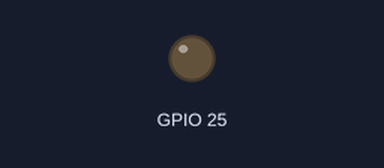
Simulated run of this sketch. Board: ESP32. Parts: output pins drawn as LEDs (lit = HIGH). What the sketch prints to the serial monitor is not drawn.

Above: at 0.15 s.
At 0.75 s:
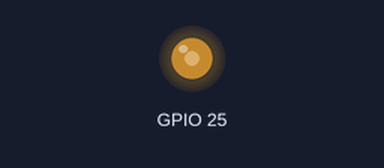
Timing chart, 0 to 0.7 s (numbered marks = the images above):
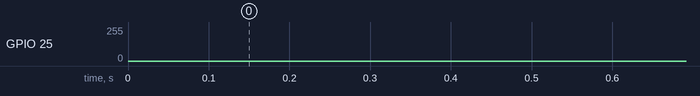

The sketch:

DacToneSample.ino
```cpp
#include "DacTone.h"
#include "PhoneSim.h"

PhoneSim phone(25);

void setup() {
	Serial.begin(115200);
}

void loop()
{
	setDacToneSampleRate(48000); // default: 24000
	setDacToneVolume(25, 0.8f); // 0.0 -> 1.0

	// Arduino Tone Compatible methods example
	/*
	Tone(25, 480, 1000);

	Tone(25, 350);
	delay(1000);
	noTone(25);

	// Not an Arduino method but allows for mixing 2 frequencies
	// This is an example of a US dial tone.
	ToneMix(25, 350, 440, 1000);

	ToneMix(25, 350, 440);
	delay(1000);
	noTone(25);
	*/

	Serial.println("Dial Tone");
	phone.DialTone(2000, true);


	delay(500); // pause before dialing the phone number

	Serial.println("  Dialing: 8655309");
	phone.Dial("865-5309");
	delay(750);

	Serial.println("  Ring");
	phone.Ring(6000 + 2000, true); // this will give 2 complete rings
	delay(1000);

	Serial.println("  Busy");
	phone.Busy(5000, true);

	Serial.println("  Stop");
	phone.Stop();
	delay(1500);
}
```

DacTone.cpp
```cpp
#include "DacTone.h"
#include "Arduino.h"

#define Tau 6.283185307179586
#define MAX_DAC_TONES 2
#define DAC_TONE_DEFAULT_SAMPLE 24000

typedef struct
{
	uint8_t pin;
	bool active;
	bool processing;
	uint32_t freq1;
	uint32_t freq2;
	float volume;
	unsigned long maxDuration;
	unsigned long toneDuration;
	unsigned long silenceDuration;
} dacToneSetting;


dacToneSetting settings[MAX_DAC_TONES];

void RestDacToneSetting(dacToneSetting* setting)
{
	setting->pin = 0;
	setting->active = false;
	setting->processing = false;
	setting->freq1 = 0;
	setting->freq2 = 0;
	setting->volume = 1.0;
	setting->maxDuration = 0;
	setting->toneDuration = 0;
	setting->silenceDuration = 0;
}

void printSetting(dacToneSetting* setting, int index = 0)
{
	Serial.printf("settings[%d]\n", index);
	Serial.printf(" .pin=%d\n", setting->pin);
	Serial.printf(" .active=%s\n", setting->active ? "true" : "false");
	Serial.printf(" .processing=%s\n", setting->processing ? "true" : "false");
	Serial.printf(" .freq1=%d\n", setting->freq1);
	Serial.printf(" .freq2=%d\n", setting->freq2);
	Serial.printf(" .maxDuration=%d\n", setting->maxDuration);
	Serial.printf(" .toneDuration=%d\n", setting->toneDuration);
	Serial.printf(" .silenceDuration=%d\n", setting->silenceDuration);
	Serial.printf(" .volume=%d\n", setting->volume);
}

dacToneSetting* GetDacToneSetting(uint8_t pin)
{
	int firstZero = -1;
	for (int i = 0; i < MAX_DAC_TONES; i++)
	{
		if (firstZero == -1 && settings[i].pin == 0)
			firstZero = i;

		if (settings[i].pin == pin)
			return &settings[i];
	}

	if (firstZero == -1)
		return nullptr;


	RestDacToneSetting(&settings[firstZero]);
	settings[firstZero].pin = pin;
	return &settings[firstZero];
}

int GetActiveDacTones()
{
	int count = 0;
	for (int i = 0; i < MAX_DAC_TONES; i++)
	{
		if (settings[i].pin == 0)
			continue;

		if (settings[i].active)
			count++;
	}
	return count;
}

uint32_t dacToneSampleRate = DAC_TONE_DEFAULT_SAMPLE;
uint32_t currentToneSampleRate = DAC_TONE_DEFAULT_SAMPLE;
hw_timer_t* dacToneTimer = NULL;
portMUX_TYPE dacToneTimerMux = portMUX_INITIALIZER_UNLOCKED;
volatile uint32_t counter = 0;

void IRAM_ATTR onDacToneTimer()
{
	portENTER_CRITICAL_ISR(&dacToneTimerMux);
	if (counter == currentToneSampleRate)
		counter = 0;
	else
		counter++;
	portEXIT_CRITICAL_ISR(&dacToneTimerMux);
}

void enableTimer()
{
	if (dacToneTimer == NULL)
	{
		currentToneSampleRate = dacToneSampleRate;
		counter = 0;
		dacToneTimer = timerBegin(0, 80, true);
		timerAttachInterrupt(dacToneTimer, &onDacToneTimer, true);
		timerAlarmWrite(dacToneTimer, 1000000 / currentToneSampleRate, true);
		timerAlarmEnable(dacToneTimer);
	}
}

void disableTimer()
{
	if(GetActiveDacTones() == 0)
	{
		timerAlarmDisable(dacToneTimer);
		timerDetachInterrupt(dacToneTimer);
		timerEnd(dacToneTimer);
		dacToneTimer = NULL;
	}
}

void dacToneLoop(void* parm)
{
	dacToneSetting* settings = (dacToneSetting*)parm;

	unsigned long now = millis();
	unsigned long nextStateSwitch = now + settings->toneDuration;
	unsigned long stopAt = now + settings->maxDuration;

	double dacToneWaveValue = 0.0;
	double dacToneTime = 0.0;
	uint8_t dacToneDacValue = 0;
	bool dacTonePlaying = true;
	int lastCounter = counter;

	while (settings->active)
	{
		taskYIELD();

		if (lastCounter == counter)
			continue;

		lastCounter = counter;

		now = millis();

		if(settings->maxDuration > 0 && now > stopAt)
		{
			settings->active = false;
			disableTimer();
			break;
		}

		if(settings->toneDuration != 0)
		{
			if(now >= nextStateSwitch)
			{
				dacTonePlaying = !dacTonePlaying;
				nextStateSwitch = now + (dacTonePlaying ? settings->toneDuration : settings->silenceDuration);
				if(!dacTonePlaying)
					dacWrite(settings->pin, 0);
			}

			if(!dacTonePlaying)
			{
				continue;
			}
		}

		portENTER_CRITICAL(&dacToneTimerMux);
		dacToneTime = (double)counter / currentToneSampleRate;
		portEXIT_CRITICAL(&dacToneTimerMux);

		dacToneWaveValue = (sin(dacToneTime * settings->freq1 * Tau) + sin(dacToneTime * settings->freq2 * Tau)) * .5 * settings->volume;
		dacToneDacValue = (uint8_t)(dacToneWaveValue * 127.0 + 128.0);
		dacWrite(settings->pin, dacToneDacValue);
	}
	dacWrite(settings->pin, 0);
	settings->processing = false;
	vTaskDelete(NULL);
}

void Tone(uint8_t pin, uint32_t freq1, uint32_t duration)
{
	ToneMix(pin, freq1, 0, duration);
}

void ToneMix(uint8_t pin, uint32_t freq1, uint32_t freq2, uint32_t duration)
{
	setDacToneInfinite(pin);

	if (duration > 0)
		setDacToneMaxDuration(pin, duration);

	dacToneBegin(pin, freq1, freq2);

	if (duration > 0)
		delay(duration);
}

void noTone(uint8_t pin)
{
	dacToneEnd(pin);
}

void dacToneBegin(uint8_t pin, uint32_t freq1, uint32_t freq2)
{
	dacToneSetting* setting = GetDacToneSetting(pin);

	if (setting->active)
		dacToneEnd(pin);

	setting->active = true;
	setting->processing = true;
	setting->freq1 = freq1;
	setting->freq2 = freq2;

	enableTimer();

	xTaskCreatePinnedToCore(
		dacToneLoop,
		"dacToneLoop",
		2000,
		setting,
		1,
		NULL,
		1
	);
}

void dacToneEnd(uint8_t pin)
{
	dacToneSetting* setting = GetDacToneSetting(pin);
	if (setting->active)
	{
		setting->active = false;
		disableTimer();
		while (setting->processing)
		{
			taskYIELD();
		}
	}
}

void setDacToneInfinite(uint8_t pin)
{
	dacToneSetting* setting = GetDacToneSetting(pin);
	setting->toneDuration = 0;
	setting->silenceDuration = 0;
	setting->maxDuration = 0;
}

void setDacToneMaxDuration(uint8_t pin, unsigned long duration)
{
	GetDacToneSetting(pin)->maxDuration = duration;
}

unsigned long getDacToneMaxDuration(uint8_t pin)
{
	return GetDacToneSetting(pin)->maxDuration;
}

void setDacToneDuration(uint8_t pin, unsigned long duration)
{
	GetDacToneSetting(pin)->toneDuration = duration;
}

unsigned long getDacToneDuration(uint8_t pin)
{
	return GetDacToneSetting(pin)->toneDuration;
}

void setDacToneSilenceDuration(uint8_t pin, unsigned long duration)
{
	GetDacToneSetting(pin)->silenceDuration = duration;
}

unsigned long getDacToneSilenceDuration(uint8_t pin)
{
	return GetDacToneSetting(pin)->silenceDuration;
}

void setDacToneVolume(uint8_t pin, float volume)
{
	GetDacToneSetting(pin)->volume = volume;
}

unsigned long getDacToneVolume(uint8_t pin)
{
	return GetDacToneSetting(pin)->volume;
}

void setDacToneSampleRate(uint32_t rate)
{
	dacToneSampleRate = rate;
	if(dacToneTimer != NULL)
	{
		timerAlarmDisable(dacToneTimer);
		timerDetachInterrupt(dacToneTimer);
		timerEnd(dacToneTimer);
		dacToneTimer = NULL;
		enableTimer();
	}
}

uint32_t getDacToneSampleRate()
{
	return dacToneSampleRate;
}
```

DacTone.h
```cpp
#pragma once

#include "stdint.h"

// Arduino Compatible Methods
void Tone(uint8_t pin, uint32_t freq1, uint32_t duration = 0);
void ToneMix(uint8_t pin, uint32_t freq1, uint32_t freq2, uint32_t duration = 0);
void noTone(uint8_t pin);

// Begins tone generation
void dacToneBegin(uint8_t pin, uint32_t freq1, uint32_t freq2 = 0);

// Stops the Tone and releases resources
void dacToneEnd(uint8_t pin);

// Reset to default
// Allows for a continuous tone that plays until dacToneEnd() is called
void setDacToneInfinite(uint8_t pin);

// How long the Tone should play before it stops
// This allows for playing of Tone + Silence with an Auto Shutdown
void setDacToneMaxDuration(uint8_t pin, unsigned long duration);
unsigned long getDacToneMaxDuration(uint8_t pin);

// How long the Tone should play
// Does not do anything if the Silence Duration is not set
void setDacToneDuration(uint8_t pin, unsigned long duration);
unsigned long getDacToneDuration(uint8_t pin);


// Silence Duration after the Tone plays
void setDacToneSilenceDuration(uint8_t pin, unsigned long duration);
unsigned long getDacToneSilenceDuration(uint8_t pin);

// Volume of the generated tone
void setDacToneVolume(uint8_t pin, float volume);
unsigned long getDacToneVolume(uint8_t pin);


void setDacToneSampleRate(uint32_t rate);
uint32_t getDacToneSampleRate();
```

PhoneSim.cpp
```cpp
#include "PhoneSim.h"
#include "Tone.h"
#include "Arduino.h"

void PhoneSim::Play(int freq1, int freq2, int duration, bool wait)
{
	if (duration > 0)
		setDacToneMaxDuration(pin, duration);

	dacToneBegin(pin, freq1, freq2);

	if (wait)
		delay(duration);
}

PhoneSim::PhoneSim(int pin)
	:pin(pin)
{

}


void PhoneSim::Stop()
{
	dacToneEnd(pin);
}

void PhoneSim::DialTone(int duration, bool wait)
{
	setDacToneInfinite(pin);
	Play(350, 440, duration, wait);
}

void PhoneSim::Dial(const char* phoneNumber, int toneDelay, int toneDuration)
{
	const size_t len = strlen(phoneNumber);
	for(size_t i = 0; i < len; i++)
	{
		const char value = phoneNumber[i];
		if (!(value == 35 || value == 42 || // # and *
			(value >= 48 && value <= 57) || // 0-9
			(value >= 65 && value <= 68) || // A-D
			(value >= 97 && value <= 100))) // a-d
		{
			// invalid dtmf digit
			continue;
		}

		Dtmf(value, toneDuration);

		if(i != len -1)
		{
			delay(toneDelay);
		}
	}
}

void PhoneSim::Dtmf(char c, int duration, bool wait)
{
	int freq1 = 0;
	int freq2 = 0;
	switch (c)
	{
		case '1':
			freq1 = 697;
			freq2 = 1209;
			break;
		case '2':
			freq1 = 697;
			freq2 = 1336;
			break;
		case '3':
			freq1 = 697;
			freq2 = 1477;
			break;
		case '4':
			freq1 = 770;
			freq2 = 1209;
			break;
		case '5':
			freq1 = 770;
			freq2 = 1336;
			break;
		case '6':
			freq1 = 770;
			freq2 = 1477;
			break;
		case '7':
			freq1 = 852;
			freq2 = 1209;
			break;
		case '8':
			freq1 = 852;
			freq2 = 1336;
			break;
		case '9':
			freq1 = 852;
			freq2 = 1477;
			break;
		case '0':
			freq1 = 941;
			freq2 = 1336;
			break;
		case 'A':
		case 'a':
			freq1 = 697;
			freq2 = 1633;
			break;
		case 'B':
		case 'b':
			freq1 = 770;
			freq2 = 1633;
			break;
		case 'C':
		case 'c':
			freq1 = 852;
			freq2 = 1633;
			break;
		case 'D':
		case 'd':
			freq1 = 941;
			freq2 = 1633;
			break;
		case '*':
			freq1 = 941;
			freq2 = 1209;
			break;
		case '#':
			freq1 = 941;
			freq2 = 1477;
			break;
	}

	if (freq1 > 0 || freq2 > 0)
	{
		setDacToneInfinite(pin);
		Play(freq1, freq2, duration, wait);
	}
}

void PhoneSim::Ring(int duration, bool wait)
{
	setDacToneInfinite(pin);
	setDacToneDuration(pin, 2000);
	setDacToneSilenceDuration(pin, 4000);
	Play(440, 480, duration, wait);
}

void PhoneSim::Busy(int duration, bool wait)
{
	setDacToneInfinite(pin);
	setDacToneDuration(pin, 500);
	setDacToneSilenceDuration(pin, 500);
	Play(480, 620, duration, wait);
}
```

PhoneSim.h
```cpp
#pragma once
class PhoneSim
{
private:
	int pin = 0;
	void Play(int freq1, int freq2, int duration, bool wait);
public:
	PhoneSim(int pin);
	void Stop();
	void DialTone(int duration = 0, bool wait = false);
	void Dial(const char* phoneNumber, int toneDelay = 75, int toneDuration = 150);
	void Dtmf(char c, int duration = 150, bool wait = true);
	void Ring(int duration = 0, bool wait = false);
	void Busy(int duration = 0, bool wait = false);
};
```
